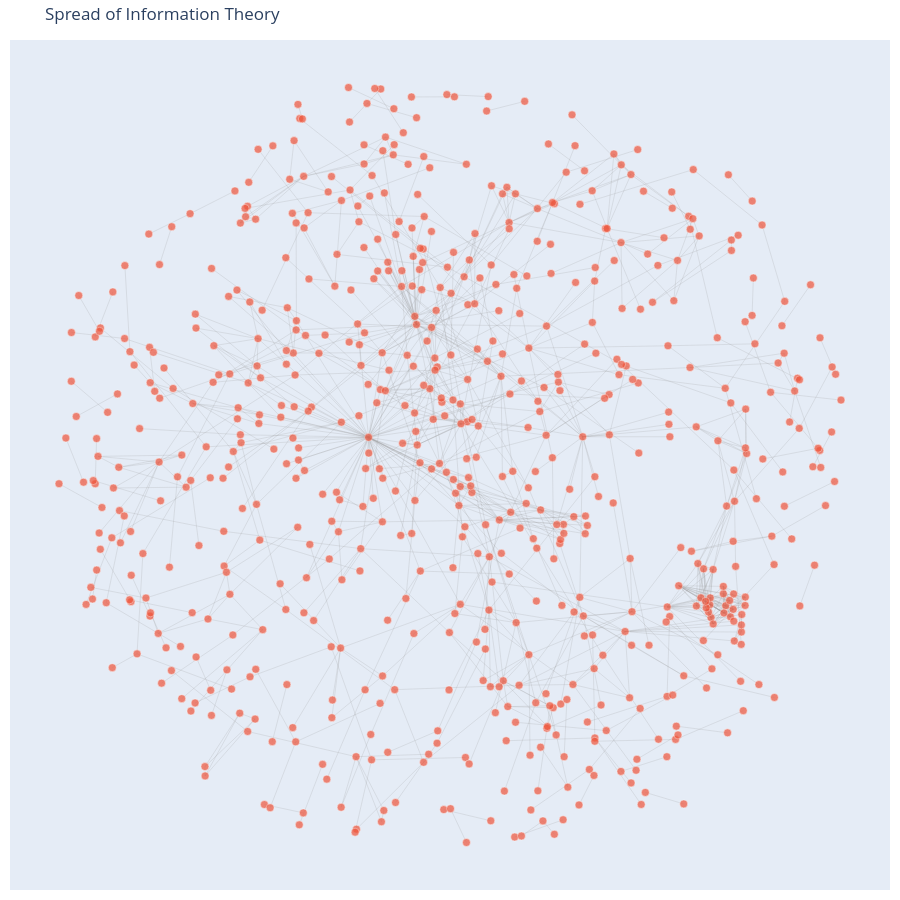

Notebook source saved alongside this figure:
### Markdown cell above
## 1.3 Plot

### Code cell
import plotly.graph_objects as go



pos = nx.spring_layout(G, k=0.15, iterations=50, seed=42)

def plot_graph(G, title = None): #the function plots the graph using plotly

  edge_x = []
  edge_y = []

  for u, v in G.edges():
      x0, y0 = pos[u]
      x1, y1 = pos[v]
      edge_x.extend([x0, x1, None])
      edge_y.extend([y0, y1, None])

  edge_trace = go.Scatter(
      x=edge_x,
      y=edge_y,
      mode="lines",
      line=dict(width=0.5, color="rgba(150,150,150,0.4)"),
      hoverinfo="skip"
  )


  node_x = []
  node_y = []
  hover_text = []
  node_size = []

  for n, attrs in G.nodes(data=True):
      x, y = pos[n]
      node_x.append(x)
      node_y.append(y)


      txt = f"<b>ID</b>: {n}<br>"
      for k, v in attrs.items():
          txt += f"<b>{k}</b>: {v}<br>"
      hover_text.append(txt)


      s = attrs.get("size", 8)
      try:
          s = float(s)
      except:
          s = 8
      node_size.append(s)

  node_trace = go.Scatter(
      x=node_x,
      y=node_y,
      mode="markers",
      hoverinfo="text",
      text=hover_text,
      marker=dict(
          size=node_size,
          sizemode="diameter",
          line=dict(width=0.5, color="white")
      )
  )


  fig = go.Figure(data=[edge_trace, node_trace])

  fig.update_layout(
      title= title,
      showlegend=False,
      hovermode="closest",
      margin=dict(l=10, r=10, t=40, b=10),
      xaxis=dict(showgrid=False, zeroline=False, showticklabels=False),
      yaxis=dict(showgrid=False, zeroline=False, showticklabels=False),
      height=900
  )

  fig.show()

plot_graph(G, title = "Spread of Information Theory")

### Figure 1 — Plotly figure (JSON) as saved in the notebook; plotly's stock layout.template omitted (floating-point values rounded to 4 significant figures; data arrays with more than 128 entries replaced by an {"elided": "..."} marker saying what was removed)
{"data": [{"hoverinfo": "skip", "line": {"color": "rgba(150,150,150,0.4)", "width": 0.5}, "mode": "lines", "type": "scatter", "x": {"elided": "3144 float values"}, "y": {"elided": "3144 float values"}}, {"hoverinfo": "text", "marker": {"line": {"color": "white", "width": 0.5}, "size": {"elided": "659 int values"}, "sizemode": "diameter"}, "mode": "markers", "text": {"elided": "659 str values"}, "type": "scatter", "x": {"elided": "659 float values"}, "y": {"elided": "659 float values"}}], "layout": {"height": 900, "hovermode": "closest", "margin": {"b": 10, "l": 10, "r": 10, "t": 40}, "showlegend": false, "title": {"text": "Spread of Information Theory"}, "xaxis": {"showgrid": false, "showticklabels": false, "zeroline": false}, "yaxis": {"showgrid": false, "showticklabels": false, "zeroline": false}}}
